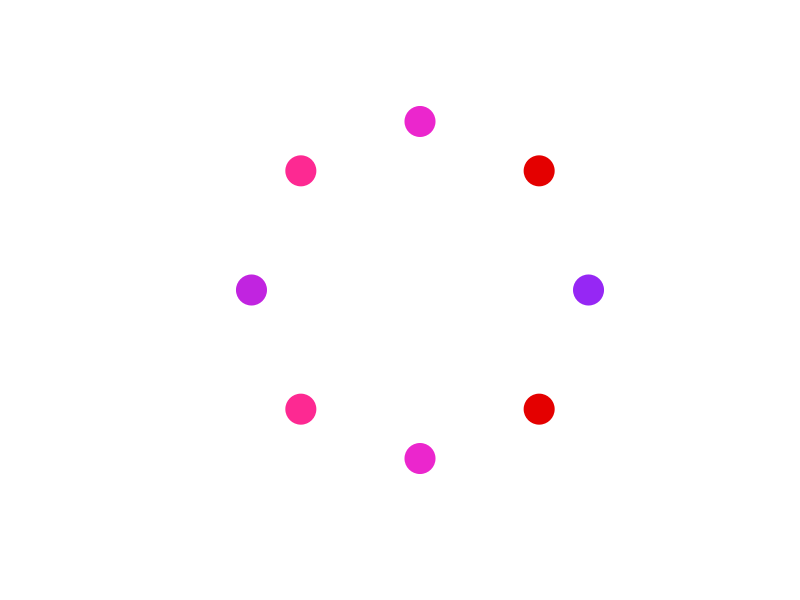

Recreate this plot in R.
# defaults
# default energy by resonator level
res.defaultenergy <- c(1000, 1500, 2000, 2500, 3000, 4000, 5000, 6000)
# resonator colours, by level (stolen from IPAS)
res.colors = c("#fece5a", "#ffa630", "#ff7315", "#e40000", "#fd2992", "#eb26cd", "#c124e0", "#9627f4")

# input data

# ALL L1, 35m distance
# level, 1-8
res.level <- rep(1, 8)
# distance from portal center, in m, 1-40
res.distance <- rep(35, 8)

# LAZY LOADING, 1xL8 PLAYER, 35M DIST
res.level <- c(8,7,6,6,5,5,4,4)
res.distance <- rep(35, 8)

# HIGHEST RES PLACED ADJACENT TO LOWEST NEIGHBORS, 1xL8, 35m
res.level <- c(8,4,6,5,7,5,6,4)
res.distance <- rep(35, 8)

# remaining energy (initialise to 100%)
res.energy <- res.defaultenergy[res.level]

# functions
res.getx = function (distance, index) {
  # angle is in radians, index 0 = EAST, rotating CCW
  angle = (index - 1) * pi / 4
  cos(angle) * distance
}
res.gety = function (distance, index) {
  # angle is in radians, index 0 = EAST, rotating CCW
  angle = (index - 1) * pi / 4
  sin(angle) * distance
}


# chart the resonators
par(pty="s") # keep the aspect ratio square
plot(diag(sapply(res.distance, res.getx, 1:8)), diag(sapply(res.distance, res.gety, 1:8)), 
     frame.plot=F, axes=F, ylim=c(-40, 40), xlim=c(-40,40), xlab="", ylab="",
     col=res.colors[res.level], pch=19, cex=4)
#axis(1, pos=0, col="#aaaaaa", col.axis="#aaaaaa")
#axis(2, pos=0, las=2, col="#aaaaaa", col.axis="#aaaaaa")
